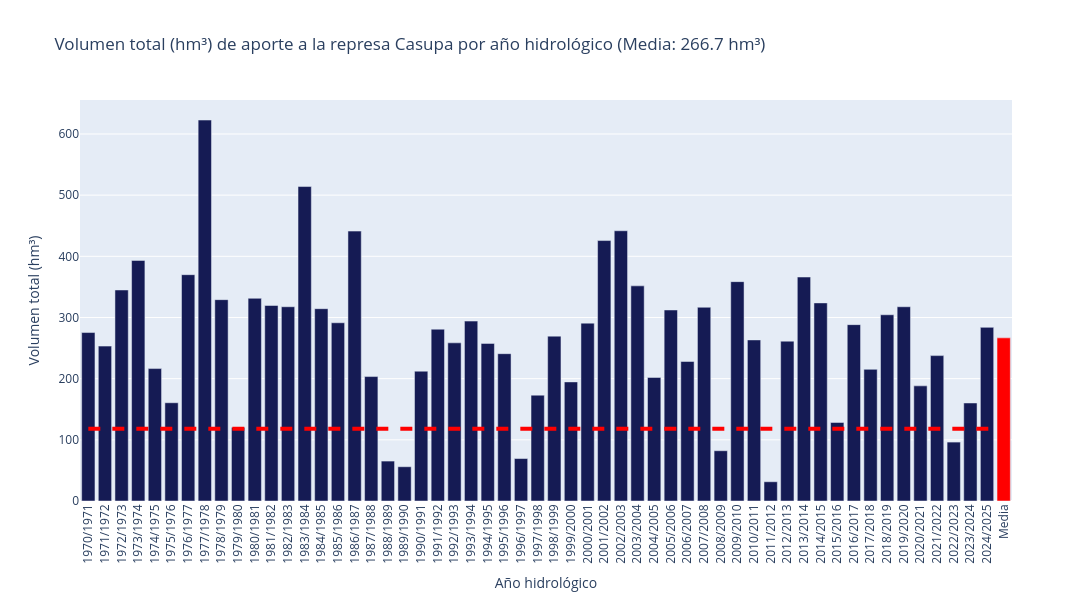

The code cell stored with this chart in its notebook:
### Code cell
import plotly.graph_objects as go

# Sum total volume for each water year
annual_volumes = df_filtered.groupby('water_year_label')['Daily_Volume_hm3'].max().reset_index()

# Calculate mean (media) of the series
mean_volume = annual_volumes['Daily_Volume_hm3'].mean()

# Create bar plot
fig = go.Figure()
fig.add_trace(go.Bar(
    x=annual_volumes['water_year_label'].astype(str),
    y=annual_volumes['Daily_Volume_hm3'],
    name='Total Volume per Water Year',
    marker_color='#151b54'
))

# Add threshold line at 118 hm³
fig.add_trace(go.Scatter(
    x=annual_volumes['water_year_label'].astype(str).tolist() + ['Media'],
    y=[118] * (len(annual_volumes) + 1),
    mode='lines',
    name='118 hm³',
    line=dict(color='red', dash='dash', width=4)
))

# Add a bar for the mean (media) of the series at the end
fig.add_trace(go.Bar(
    x=['Media'],
    y=[mean_volume],
    name='Media de la serie',
    marker_color='red'
))

fig.update_layout(
    title=f'Volumen total (hm³) de aporte a la represa Casupa por año hidrológico (Media: {mean_volume:.1f} hm³)',
    xaxis_title='Año hidrológico',
    yaxis_title='Volumen total (hm³)',
    showlegend=False,
    xaxis_tickangle=270,
    width=1200,
    height=600
)

fig.show()

### Figure 1 — Plotly figure (JSON) as saved in the notebook; plotly's stock layout.template omitted (floating-point values rounded to 4 significant figures)
{"data": [{"marker": {"color": "#151b54"}, "name": "Total Volume per Water Year", "type": "bar", "x": ["1970/1971", "1971/1972", "1972/1973", "1973/1974", "1974/1975", "1975/1976", "1976/1977", "1977/1978", "1978/1979", "1979/1980", "1980/1981", "1981/1982", "1982/1983", "1983/1984", "1984/1985", "1985/1986", "1986/1987", "1987/1988", "1988/1989", "1989/1990", "1990/1991", "1991/1992", "1992/1993", "1993/1994", "1994/1995", "1995/1996", "1996/1997", "1997/1998", "1998/1999", "1999/2000", "2000/2001", "2001/2002", "2002/2003", "2003/2004", "2004/2005", "2005/2006", "2006/2007", "2007/2008", "2008/2009", "2009/2010", "2010/2011", "2011/2012", "2012/2013", "2013/2014", "2014/2015", "2015/2016", "2016/2017", "2017/2018", "2018/2019", "2019/2020", "2020/2021", "2021/2022", "2022/2023", "2023/2024", "2024/2025"], "y": [275.4, 253.2, 345.0, 393.3, 216.5, 160.6, 370.0, 622.8, 329.2, 120.3, 331.3, 319.6, 317.6, 514.1, 314.4, 291.4, 441.2, 203.4, 65.28, 56.03, 212.2, 280.9, 258.6, 294.1, 257.7, 240.8, 69.42, 173.0, 269.5, 194.7, 290.7, 425.8, 441.8, 351.7, 202.0, 312.3, 228.1, 316.7, 82.18, 358.6, 263.3, 31.49, 261.3, 366.1, 323.8, 128.4, 288.3, 215.2, 304.4, 317.6, 188.2, 237.7, 96.32, 160.2, 283.9]}, {"line": {"color": "red", "dash": "dash", "width": 4}, "mode": "lines", "name": "118 hm³", "type": "scatter", "x": ["1970/1971", "1971/1972", "1972/1973", "1973/1974", "1974/1975", "1975/1976", "1976/1977", "1977/1978", "1978/1979", "1979/1980", "1980/1981", "1981/1982", "1982/1983", "1983/1984", "1984/1985", "1985/1986", "1986/1987", "1987/1988", "1988/1989", "1989/1990", "1990/1991", "1991/1992", "1992/1993", "1993/1994", "1994/1995", "1995/1996", "1996/1997", "1997/1998", "1998/1999", "1999/2000", "2000/2001", "2001/2002", "2002/2003", "2003/2004", "2004/2005", "2005/2006", "2006/2007", "2007/2008", "2008/2009", "2009/2010", "2010/2011", "2011/2012", "2012/2013", "2013/2014", "2014/2015", "2015/2016", "2016/2017", "2017/2018", "2018/2019", "2019/2020", "2020/2021", "2021/2022", "2022/2023", "2023/2024", "2024/2025", "Media"], "y": [118, 118, 118, 118, 118, 118, 118, 118, 118, 118, 118, 118, 118, 118, 118, 118, 118, 118, 118, 118, 118, 118, 118, 118, 118, 118, 118, 118, 118, 118, 118, 118, 118, 118, 118, 118, 118, 118, 118, 118, 118, 118, 118, 118, 118, 118, 118, 118, 118, 118, 118, 118, 118, 118, 118, 118]}, {"marker": {"color": "red"}, "name": "Media de la serie", "type": "bar", "x": ["Media"], "y": [266.7]}], "layout": {"height": 600, "showlegend": false, "title": {"text": "Volumen total (hm³) de aporte a la represa Casupa por año hidrológico (Media: 266.7 hm³)"}, "width": 1200, "xaxis": {"tickangle": -90, "title": {"text": "Año hidrológico"}}, "yaxis": {"title": {"text": "Volumen total (hm³)"}}}}
